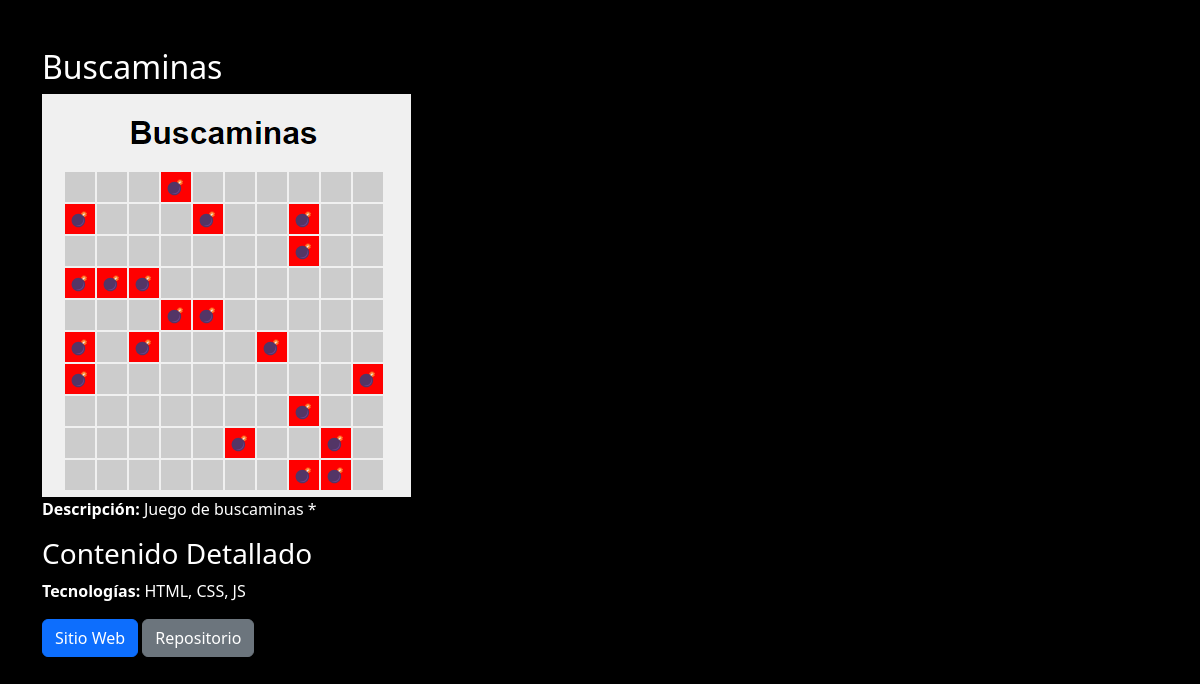
The app's page /proyecto/2/ with its own data.
### myportfolio/models.py (models this page shows, shortened)
class Proyecto(models.Model):
    titulo = models.CharField(max_length=200)
    imagen = models.ImageField(upload_to='proyectos/')
    descripcion = models.TextField()
    tecnologias = models.ManyToManyField(Tecnologia)
    link_sitio = models.URLField(max_length=200)
    link_repositorio = models.URLField(max_length=200)
    categoria = models.ForeignKey(Categoria, on_delete=models.CASCADE)

class Tecnologia(models.Model):
    nombre = models.CharField(max_length=50, unique=True)
    def __str__(self):
        return self.nombre

### myportfolio/views.py (the view)
# urls.py: path('proyecto/<int:pk>/', views.proyecto_detalle, name='proyecto_detalle'),
def proyecto_detalle(request, pk):
    proyecto = get_object_or_404(Proyecto, pk=pk)
    return render(request, 'proyecto_detalle.html', {'proyecto': proyecto})

### myportfolio/templates/proyecto_detalle.html (shortened to what this page needs)
{% extends 'base_generic.html' %}
{% block content %}
  <div class="container mt-5">
    <h2>{{ proyecto.titulo }}</h2>
    <img src="{{ proyecto.imagen.url }}" alt="{{ proyecto.titulo }}" class="img-fluid">
    <p><strong>Descripción:</strong> {{ proyecto.descripcion }}</p>
    <div>
      <h3>Contenido Detallado</h3>
    </div>
    <p><strong>Tecnologías:</strong> {{ proyecto.tecnologias.all|join:", " }}</p>
    <a href="{{ proyecto.link_sitio }}" class="btn btn-primary">Sitio Web</a>
    <a href="{{ proyecto.link_repositorio }}" class="btn btn-secondary">Repositorio</a>
  </div>
{% endblock %}

### myportfolio/static/css/styles.css (style rules this page uses)
body { color: #fff; background-color: black; margin: 0; padding: 0; display: flex; flex-direction: column; min-height: 100vh; }

### records on screen
Proyecto: titulo "Buscaminas", imagen (picture), descripcion "Juego de buscaminas *", tecnologias.all "HTML, CSS, JS"
